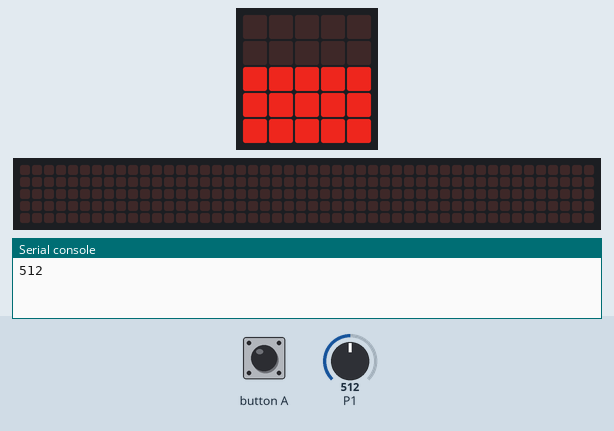
Recording of a program running on a simulated BBC micro:bit (MakeCode). On the bench: the board's 5×5 LED display, a strip that is not on the board, showing the scrolling text unrolled, the last lines printed to the serial console. The inputs (shaded band) are chosen by the test bench; at power-on: P1 = 512 (analog values on the 0–1023 scale). The 48×5 strip is a reading aid, not a part: it shows the text the display is scrolling, unrolled, one strip-width of it at a time.

Above: at 1.2 s.
1.3 s: P1 set to 716
At 6.3 s:
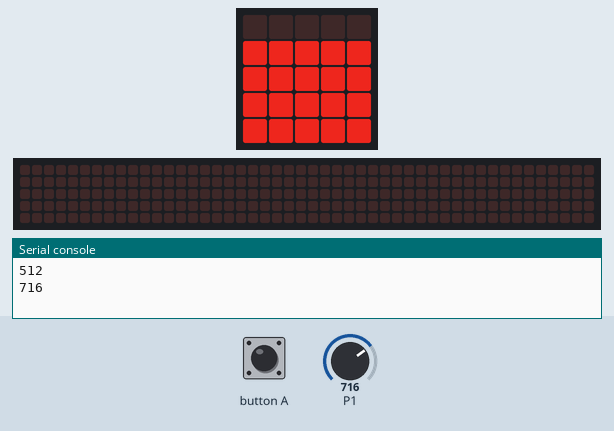
7.3 s: button A pressed for 3 s
At 10.11 s:
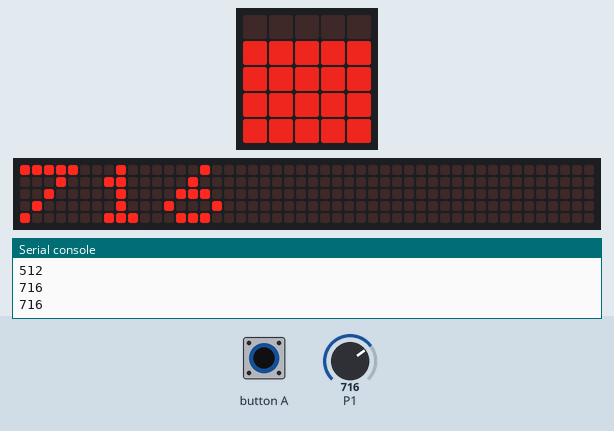
13.3 s: P1 set to 900
At 19.4 s:
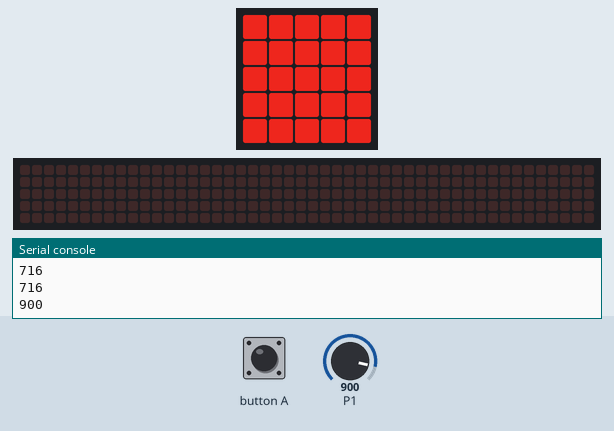
20.1 s: P1 set to 511
At 23.9 s:
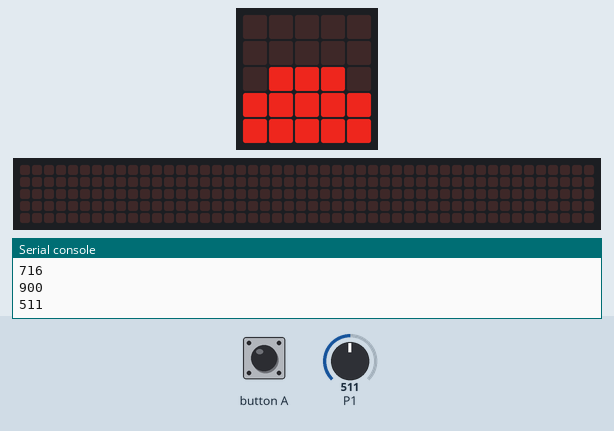
26.1 s: button A pressed for 3 s
At 32.07 s:
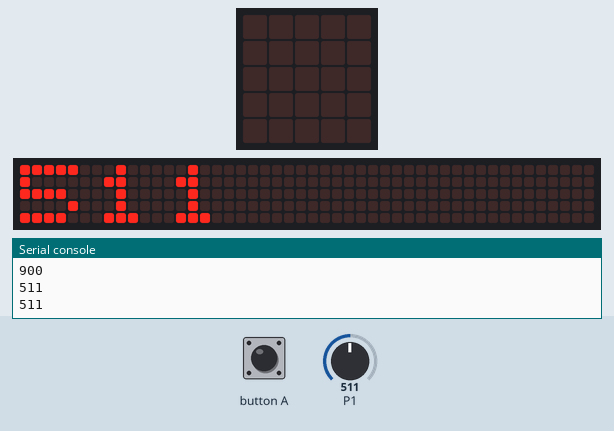
32.1 s: P1 set to 306
At 38.2 s:
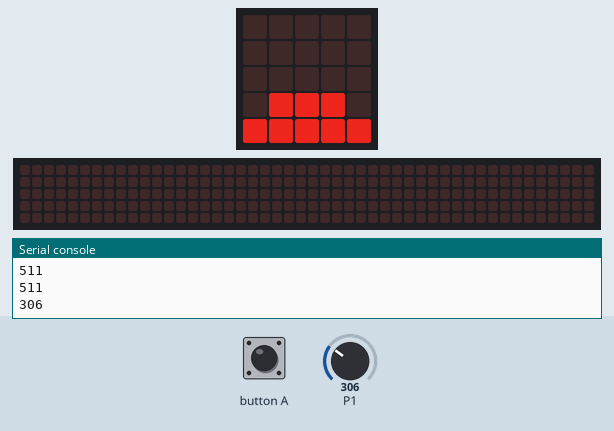
Timing chart, 0 to 39.7 s (numbered marks = the images above; inputs shaded):
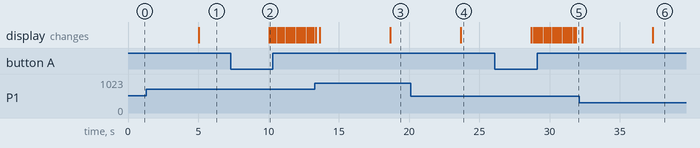

Measured:
- after the input at 1.3 s, the display: changes after 3.7 s (image 1)
- after the input at 7.3 s, the display: changes after 2.7 s (image 2)
- after the input at 13.3 s, the display: first differs from a run without the input after 5.4 s (image 3)
- after the input at 20.1 s, the display: changes after 3.6 s (image 4)
- after the input at 26.1 s, the display: first changes after 2.6 s (image 5 shows a later state)
- after the input at 32.1 s, the display: first differs from a run without the input after 5.2 s (image 6)

The program:

main.ts
```typescript
let lectura = 0
led.setBrightness(200)
basic.forever(function () {
    pins.analogWritePin(AnalogPin.P0, 1023)
    lectura = pins.analogReadPin(AnalogPin.P1)
    pins.analogWritePin(AnalogPin.P0, 0)
    led.plotBarGraph(
    lectura,
    1023
    )
    if (input.buttonIsPressed(Button.A)) {
        basic.showString("" + (lectura))
    }
    basic.pause(5000)
})
```

test.ts
```typescript
// aquí va el archivo "tests"; esto no se compilará cuando este paquete se utilice como una extensión.
```
